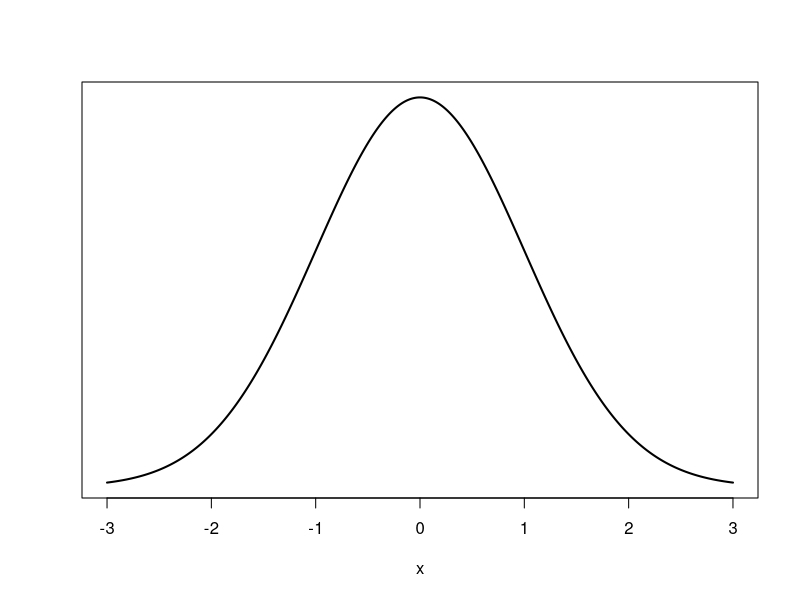
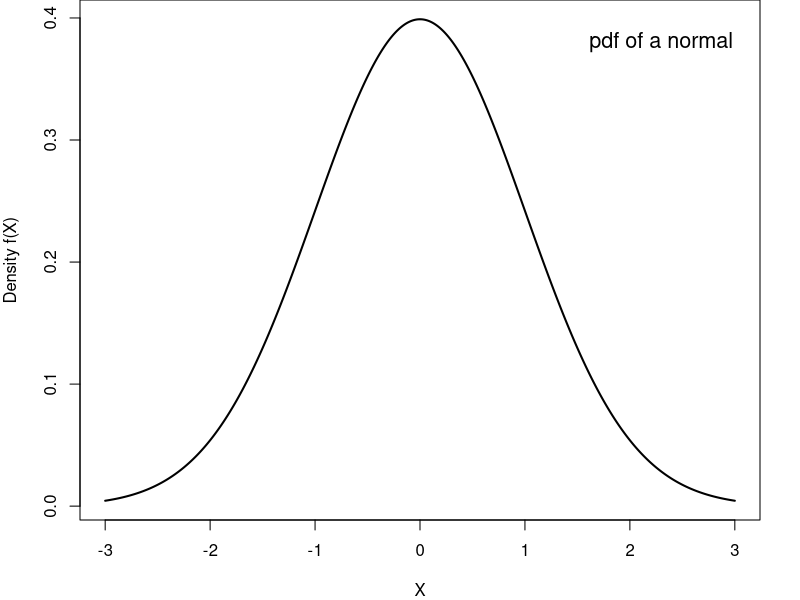
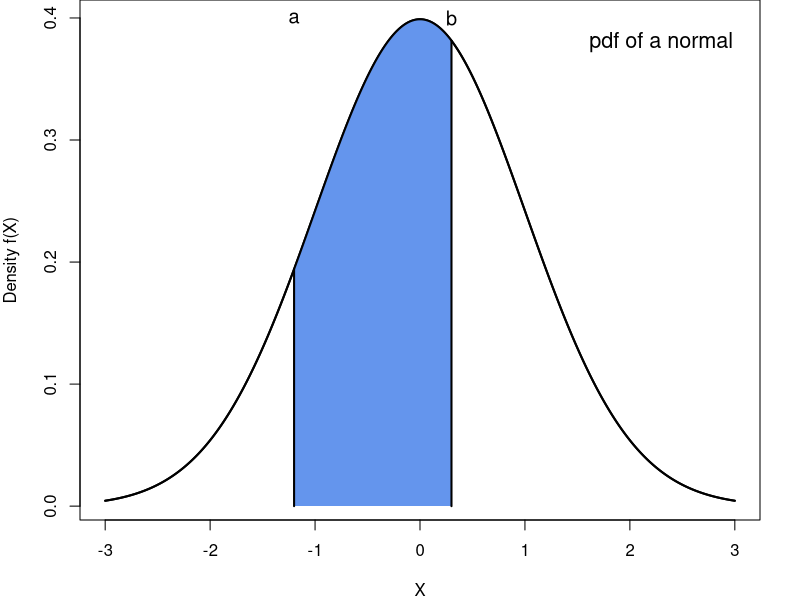
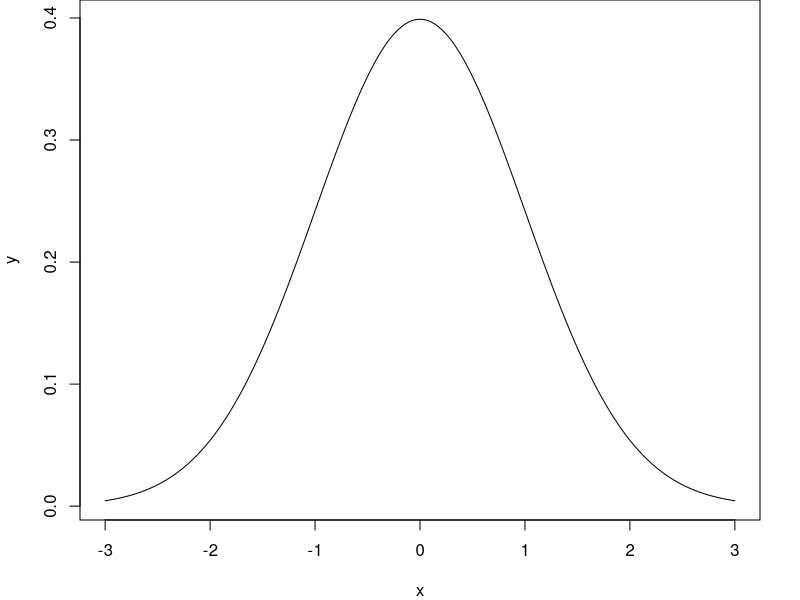
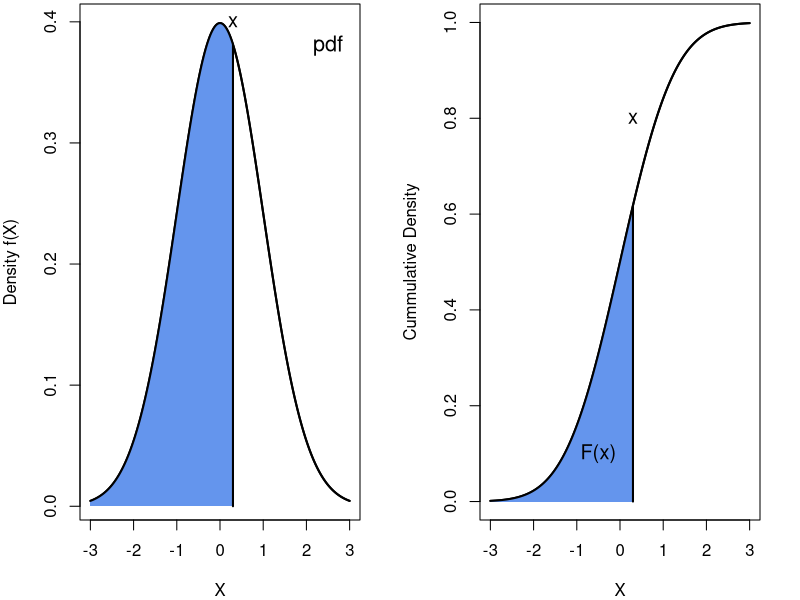
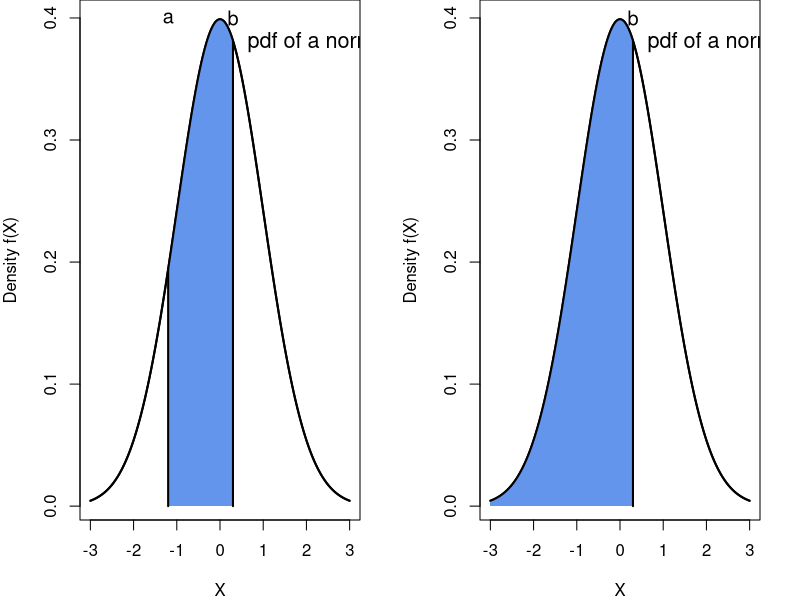
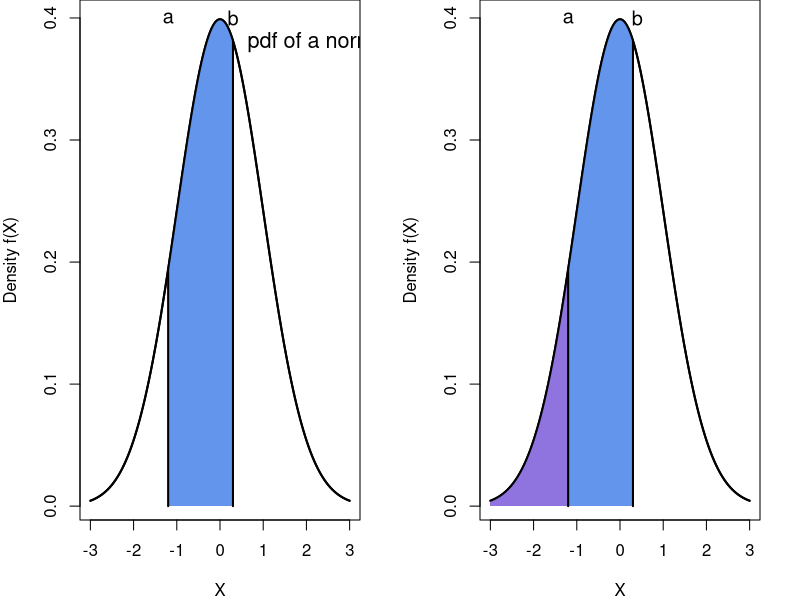
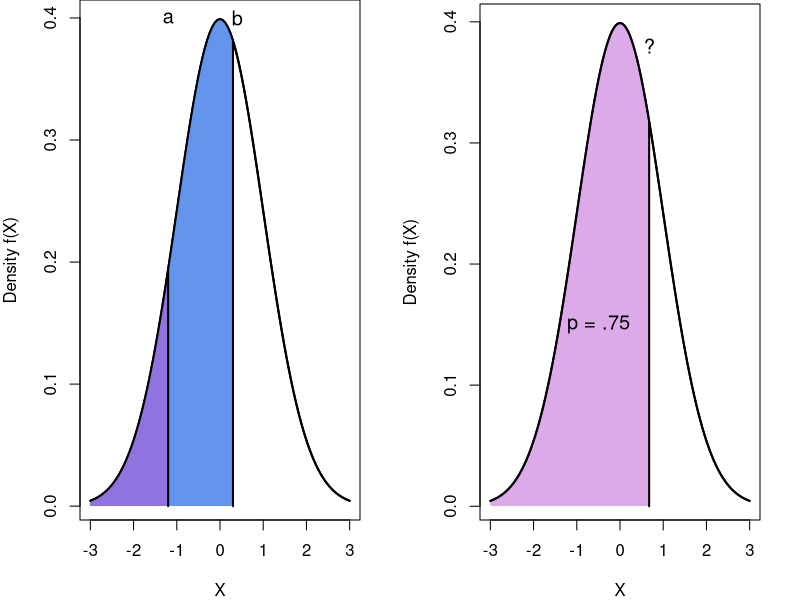

Write R code to recreate these figures, in order.
## ---- chunk 1
x <- seq(-3, 3, .01)
y <- dnorm(x)
plot(x, y, yaxt = 'n', type = "l", lwd = 2, ylab = "")
## ---- chunk 2
par(mar = c(4, 4, 0, 2))
plot(x, y, type = "l", lwd = 2
     , ylab = "Density f(X)", xlab = "X")
text(2.3, .38, "pdf of a normal", cex = 1.3)
## ---- chunk 3
par(mar = c(4, 4, 0, 2))
plot(x, y, type = "l", lwd = 2
     , ylab = "Density f(X)", xlab = "X")
text(2.3, .38, "pdf of a normal", cex = 1.3)

make.line <- function(x, mu = 0, s2 = 1, ...){
  y <- dnorm(x, mu, sqrt(s2))
  lines(x = rep(x, 2), y = c(0, y) , ...)
}

make.poly <- function(a, b, mu = 0, s2 = 1, seq.by = .01, ...){
  y <- dnorm(seq(a, b, seq.by), mu, sqrt(s2))
  xx <- c(seq(a, b, seq.by), seq(b, a, -seq.by))
  yy <- c(y, rep(0, length(y)))
  polygon(xx, yy, border = NA, ...)
}

make.poly(-1.2, .3, col = "cornflowerblue")
make.line(-1.2, lwd = 2, col = 1)
make.line(.3, lwd = 2)
lines(x, y, lwd = 2)
text(-1.2, .4, "a", cex = 1.2)
text(.3, .4, "b", cex = 1.2)
## ---- chunk 4
x <- seq(-3, 3, .01)
head(x)
y <- dnorm(x = x, mean = 0, sd = 1)
head(y)
## ---- chunk 5
x <- seq(-3, 3, .01)
y <- dnorm(x = x, mean = 0, sd = 1)

plot(x, y, type = "l")
## ---- chunk 6
par(mar = c(4, 4, .2, 2))
layout(matrix(1:2, ncol = 2))
plot(x, y, type = "l", lwd = 2
     , ylab = "Density f(X)", xlab = "X")
text(2.5, .38, "pdf", cex = 1.3)

make.line <- function(x, mu = 0, s2 = 1, fun = "pdf", ...){
  if(fun == "pdf"){
    y <- dnorm(x, mu, sqrt(s2))
  }else{
    y <- pnorm(x, mu, sqrt(s2))
    }
  lines(x = rep(x, 2), y = c(0, y) , ...)
}

make.poly <- function(a, b, mu = 0, s2 = 1, seq.by = .01, fun = "pdf", ...){
  if(fun == "pdf"){
    y <- dnorm(seq(a, b, seq.by), mu, sqrt(s2))
  }else{
    y <- pnorm(seq(a, b, seq.by), mu, sqrt(s2))
    }
  xx <- c(seq(a, b, seq.by), seq(b, a, -seq.by))
  yy <- c(y, rep(0, length(y)))
  polygon(xx, yy, border = NA, ...)
}

make.poly(-3, .3, col = "cornflowerblue")
make.line(.3, lwd = 2)
lines(x, y, lwd = 2)
text(.3, .4, "x", cex = 1.2)

plot(x, pnorm(x), type = "l", lwd = 2
     , ylab = "Cummulative Density", xlab = "X")

make.poly(-3, .3, col = "cornflowerblue", fun = "cdf")
make.line(.3, lwd = 2, fun = "cdf")
lines(x, pnorm(x), lwd = 2)
text(.3, .8, "x", cex = 1.2)
text(-.5, .1, "F(x)", cex = 1.2)
## ---- chunk 7
par(mar = c(4, 4, 0, 2))
plot(x, y, type = "l", lwd = 2
     , ylab = "Density f(X)", xlab = "X")
text(2.3, .38, "pdf of a normal", cex = 1.3)

make.line <- function(x, mu = 0, s2 = 1, ...){
  y <- dnorm(x, mu, sqrt(s2))
  lines(x = rep(x, 2), y = c(0, y) , ...)
}

make.poly <- function(a, b, mu = 0, s2 = 1, seq.by = .01, ...){
  y <- dnorm(seq(a, b, seq.by), mu, sqrt(s2))
  xx <- c(seq(a, b, seq.by), seq(b, a, -seq.by))
  yy <- c(y, rep(0, length(y)))
  polygon(xx, yy, border = NA, ...)
}

make.poly(-1.2, .3, col = "cornflowerblue")
make.line(-1.2, lwd = 2, col = 1)
make.line(.3, lwd = 2)
lines(x, y, lwd = 2)
text(-1.2, .4, "a", cex = 1.2)
text(.3, .4, "b", cex = 1.2)
## ---- chunk 8
par(mar = c(4, 4, 0, 2))
plot(x, y, type = "l", lwd = 2
     , ylab = "Density f(X)", xlab = "X")
text(2.3, .38, "pdf of a normal", cex = 1.3)

make.poly(-3, .3, col = "cornflowerblue")
# make.poly(-3, -1.2, col = adjustcolor("mediumorchid", .5))
# make.line(-1.2, lwd = 2, col = 1)
make.line(.3, lwd = 2)
lines(x, y, lwd = 2)
# text(-1.2, .4, "a", cex = 1.2)
text(.3, .4, "b", cex = 1.2)
## ---- chunk 9
par(mar = c(4, 4, 0, 2))
plot(x, y, type = "l", lwd = 2
     , ylab = "Density f(X)", xlab = "X")
text(2.3, .38, "pdf of a normal", cex = 1.3)

make.line <- function(x, mu = 0, s2 = 1, ...){
  y <- dnorm(x, mu, sqrt(s2))
  lines(x = rep(x, 2), y = c(0, y) , ...)
}

make.poly <- function(a, b, mu = 0, s2 = 1, seq.by = .01, ...){
  y <- dnorm(seq(a, b, seq.by), mu, sqrt(s2))
  xx <- c(seq(a, b, seq.by), seq(b, a, -seq.by))
  yy <- c(y, rep(0, length(y)))
  polygon(xx, yy, border = NA, ...)
}

make.poly(-1.2, .3, col = "cornflowerblue")
make.line(-1.2, lwd = 2, col = 1)
make.line(.3, lwd = 2)
lines(x, y, lwd = 2)
text(-1.2, .4, "a", cex = 1.2)
text(.3, .4, "b", cex = 1.2)
## ---- chunk 10
par(mar = c(4, 4, 0, 2))
plot(x, y, type = "l", lwd = 2
     , ylab = "Density f(X)", xlab = "X")
# text(2.3, .38, "pdf of a normal", cex = 1.3)

make.poly(-3, .3, col = "cornflowerblue")
make.poly(-3, -1.2, col = adjustcolor("mediumorchid", .5))
make.line(-1.2, lwd = 2, col = 1)
make.line(.3, lwd = 2)
lines(x, y, lwd = 2)
text(-1.2, .4, "a", cex = 1.2)
text(.4, .4, "b", cex = 1.2)
## ---- chunk 11
par(mar = c(4, 4, 0, 2))
plot(x, y, type = "l", lwd = 2
     , ylab = "Density f(X)", xlab = "X")
# text(2.3, .38, "pdf of a normal", cex = 1.3)

make.poly(-3, .3, col = "cornflowerblue")
make.poly(-3, -1.2, col = adjustcolor("mediumorchid", .5))
make.line(-1.2, lwd = 2, col = 1)
make.line(.3, lwd = 2)
lines(x, y, lwd = 2)
text(-1.2, .4, "a", cex = 1.2)
text(.4, .4, "b", cex = 1.2)
## ---- chunk 12
pnorm(.3, 0, 1) - pnorm(-1.2, 0, 1)
## ---- chunk 13
par(mar = c(4, 4, .2, 2))
plot(x, y, type = "l", lwd = 2
     , ylab = "Density f(X)", xlab = "X")
# text(2.3, .38, "pdf of a normal", cex = 1.3)

make.poly(-3, qnorm(.75), col = adjustcolor("mediumorchid", .5))
make.line(qnorm(.75), lwd = 2, col = 1)
lines(x, y, lwd = 2)
text(-.5, .15, "p = .75", cex = 1.2)
text(qnorm(.75), .38, "?", cex = 1.2)
## ---- chunk 14
par(mar = c(4, 4, .2, 2))
plot(x, y, type = "l", lwd = 2
     , ylab = "Density f(X)", xlab = "X")
# text(2.3, .38, "pdf of a normal", cex = 1.3)

make.poly(-3, qnorm(.75), col = adjustcolor("mediumorchid", .5))
make.line(qnorm(.75), lwd = 2, col = 1)
lines(x, y, lwd = 2)
text(-.5, .15, "p = .75", cex = 1.2)
text(qnorm(.75), .38, "?", cex = 1.2)
## ---- chunk 15
qnorm(.75, mean = 0, sd = 1)
## ---- chunk 16
rnorm(5, mean = 0, sd = 1)
## ---- chunk 17
x <- seq(-3, 5, .01)
y.noise <- dnorm(x)
y.signal <- dnorm(x, 1.5)

plot(x, y.noise
     , type = "l", lwd = 2
     , xlim = range(x)
     , frame.plot = F
     , ylab = "Density"
     , xlab = "Sensory Strength"
     )
lines(x, y.signal, col = "firebrick4", lwd = 2)
# make.line(0)
# make.line(1.5, 1.5)
# abline(v = 1, lwd = 2, col = "darkgreen")
# axis(3, at = c(0, 1.5), labels = c("", ""))
# mtext("d'", 3, line = .5, at = .75, cex = 1.3)
# text(1.2, .03, "c", cex = 1.3)
text(-2, .25, "Stimulus absent")
text(3.5, .25, "Stimulus present")
## ---- chunk 18
x <- seq(-3, 5, .01)
y.noise <- dnorm(x)
y.signal <- dnorm(x, 1.5)

plot(x, y.noise
     , type = "l", lwd = 2
     , xlim = range(x)
     , frame.plot = F
     , ylab = "Density"
     , xlab = "Sensory Strength"
     )
lines(x, y.signal, col = "firebrick4", lwd = 2)
# make.line(0)
# make.line(1.5, 1.5)
# abline(v = 1, lwd = 2, col = "darkgreen")
axis(3, at = c(0, 1.5), labels = c("", ""))
mtext("d'", 3, line = .5, at = .75, cex = 1.3)
# text(1.2, .03, "c", cex = 1.3)
text(-2, .25, "Stimulus absent")
text(3.5, .25, "Stimulus present")
## ---- chunk 19
x <- seq(-3, 5, .01)
y.noise <- dnorm(x)
y.signal <- dnorm(x, 1.5)

plot(x, y.noise
     , type = "l", lwd = 2
     , xlim = range(x)
     , frame.plot = F
     , ylab = "Density"
     , xlab = "Sensory Strength"
     )
lines(x, y.signal, col = "firebrick4", lwd = 2)
# make.line(0)
# make.line(1.5, 1.5)
abline(v = 1, lwd = 2, col = "darkgreen")
axis(3, at = c(0, 1.5), labels = c("", ""))
mtext("d'", 3, line = .5, at = .75, cex = 1.3)
text(1.2, .03, "c", cex = 1.3)
text(-2, .25, "Stimulus absent")
text(3.5, .25, "Stimulus present")
## ---- chunk 20
x <- seq(-3, 5, .01)
y.noise <- dnorm(x)
y.signal <- dnorm(x, 1.5)

plot(x, y.noise
     , type = "l", lwd = 2
     , xlim = range(x)
     , frame.plot = F
     , ylab = "Density"
     , xlab = "Sensory Strength"
     )
lines(x, y.signal, col = "firebrick4", lwd = 2)
# make.line(0)
# make.line(1.5, 1.5)
abline(v = 1, lwd = 2, col = "darkgreen")
# axis(3, at = c(0, 1.5), labels = c("", ""))
# mtext("d'", 3, line = .5, at = .75, cex = 1.3)
text(1.2, .03, "c", cex = 1.3)
text(-2, .25, "Stimulus absent")
text(3.5, .25, "Stimulus present")
## ---- chunk 21
x <- seq(-3, 5, .01)
y.noise <- dnorm(x)
y.signal <- dnorm(x, 1.5)

plot(x, y.noise
     , type = "l", lwd = 2
     , xlim = range(x)
     , frame.plot = F
     , ylab = "Density"
     , xlab = "Sensory Strength"
     )
lines(x, y.signal, col = "firebrick4", lwd = 2)
# make.line(0)
# make.line(1.5, 1.5)
abline(v = 1, lwd = 2, col = "darkgreen")
# axis(3, at = c(0, 1.5), labels = c("", ""))
# mtext("d'", 3, line = .5, at = .75, cex = 1.3)
text(1.2, .03, "c", cex = 1.3)
text(-2, .25, "Stimulus absent")
text(3.5, .25, "Stimulus present")
make.poly(1, 5, mu = 1.5, col = adjustcolor("firebrick", .3))
## ---- chunk 22
x <- seq(-3, 5, .01)
y.noise <- dnorm(x)
y.signal <- dnorm(x, 1.5)

plot(x, y.noise
     , type = "l", lwd = 2
     , xlim = range(x)
     , frame.plot = F
     , ylab = "Density"
     , xlab = "Sensory Strength"
     )
lines(x, y.signal, col = "firebrick4", lwd = 2)
# make.line(0)
# make.line(1.5, 1.5)
abline(v = 1, lwd = 2, col = "darkgreen")
# axis(3, at = c(0, 1.5), labels = c("", ""))
# mtext("d'", 3, line = .5, at = .75, cex = 1.3)
text(1.2, .03, "c", cex = 1.3)
text(-2, .25, "Stimulus absent")
text(3.5, .25, "Stimulus present")
make.poly(-3, 1, mu = 1.5, col = adjustcolor("firebrick", .3))
## ---- chunk 23
x <- seq(-3, 5, .01)
y.noise <- dnorm(x)
y.signal <- dnorm(x, 1.5)

plot(x, y.noise
     , type = "l", lwd = 2
     , xlim = range(x)
     , frame.plot = F
     , ylab = "Density"
     , xlab = "Sensory Strength"
     )
lines(x, y.signal, col = "firebrick4", lwd = 2)
# make.line(0)
# make.line(1.5, 1.5)
abline(v = 1, lwd = 2, col = "darkgreen")
# axis(3, at = c(0, 1.5), labels = c("", ""))
# mtext("d'", 3, line = .5, at = .75, cex = 1.3)
text(1.2, .03, "c", cex = 1.3)
text(-2, .25, "Stimulus absent")
text(3.5, .25, "Stimulus present")
make.poly(1, 5, mu = 0, col = adjustcolor(1, .3))
## ---- chunk 24
x <- seq(-3, 5, .01)
y.noise <- dnorm(x)
y.signal <- dnorm(x, 1.5)

plot(x, y.noise
     , type = "l", lwd = 2
     , xlim = range(x)
     , frame.plot = F
     , ylab = "Density"
     , xlab = "Sensory Strength"
     )
lines(x, y.signal, col = "firebrick4", lwd = 2)
# make.line(0)
# make.line(1.5, 1.5)
abline(v = 1, lwd = 2, col = "darkgreen")
# axis(3, at = c(0, 1.5), labels = c("", ""))
# mtext("d'", 3, line = .5, at = .75, cex = 1.3)
text(1.2, .03, "c", cex = 1.3)
text(-2, .25, "Stimulus absent")
text(3.5, .25, "Stimulus present")
make.poly(-3, 1, mu = 0, col = adjustcolor(1, .3))
## ---- chunk 25
#log likelihood for signal detection
ll.sd <- function(par, y){       #par = c(d', c) y = c(hit, miss, fa, cr)
p <- 1:4
p[1] <- 1 - pnorm(par[2], par[1], 1)
p[2] <- 1 - p[1]
p[3] <- 1 - pnorm(par[2], 0, 1)
p[4] <- 1 - p[3]
-sum(y * log(p))
}
## ---- chunk 26
#log likelihood for signal detection
ll.sd <- function(par, y){       #par = c(d', c) y = c(hit, miss, fa, cr)
p <- 1:4
p[1] <- 1 - pnorm(par[2], par[1], 1)
p[2] <- 1 - p[1]
p[3] <- 1 - pnorm(par[2], 0, 1)
p[4] <- 1 - p[3]
-sum(y * log(p))
}
## ---- chunk 27
y <- c(40, 10, 30, 20)
par <- c(1, 0) #starting values
out <- optim(par, ll.sd, y = y)
out$par
## ---- chunk 28
x <- seq(-3, 6, .01)
y.noise <- dnorm(x)
y.signal <- dnorm(x, 1)
y.signal2 <- dnorm(x, 2.5)

plot(x, y.noise
     , type = "l", lwd = 2
     , xlim = range(x)
     , frame.plot = F
     , ylab = "Density"
     , xlab = "Sensory Strength"
     )
lines(x, y.signal, col = "firebrick4", lwd = 2)
lines(x, y.signal2, col = "darkblue", lwd = 2)
# make.line(0)
# make.line(1.5, 1.5)
abline(v = .8, lwd = 2, col = "darkgreen")
axis(3, at = c(0, 1, 2.5), labels = c("", "", ""))
mtext(expression("d'"[1]), 3, line = .5, at = .5, cex = 1.3)
mtext(expression("d'"[2]), 3, line = .5, at = 1.25, cex = 1.3)
text(.9, .03, "c", cex = 1.3)
text(-2, .25, "Stimulus absent")
text(.2, .15, "Cond 1")
text(3, .2, "Cond 2")
## ---- chunk 29
#par = c(d'1, d'2, c) y = c(hit1, miss1, fa1, cr1, hit2, miss2, fa2, cr2)
nll.sdt <- function(par3, y8){            
  ll.sd(par3[c(1, 3)], y8[1:4]) +     #condition 1
    ll.sd(par3[2:3], y8[5:8])       #condition 2
}

### Data analysis
dat <- c(22, 28, 22, 28   #h, m, f, c for condition 1
         , 35, 15, 21, 29) #h, m, f, c for condition 2

par.m <- c(1, 2, 1) #starting values
out2  <- optim(par.m, nll.sdt, y8 = dat, hessian = T)
## ---- chunk 30
#par = c(d', c) y = c(hit1, miss1, fa1, cr1, hit2, miss2, fa2, cr2)
nll.sdt.2 <- function(par2, y8){            
  ll.sd(par2, y8[1:4]) +     #condition 1
    ll.sd(par2, y8[5:8])       #condition 2
}

### Data analysis
par.m <- c(1, .5) #starting values
out3  <- optim(par.m, nll.sdt.2, y8 = dat, hessian = T)
## ---- chunk 31
#G2 between general and constrained model
(G2 <- 2 * (out3$value - out2$value))

#p-value
1 - pchisq(G2, df = 1)
